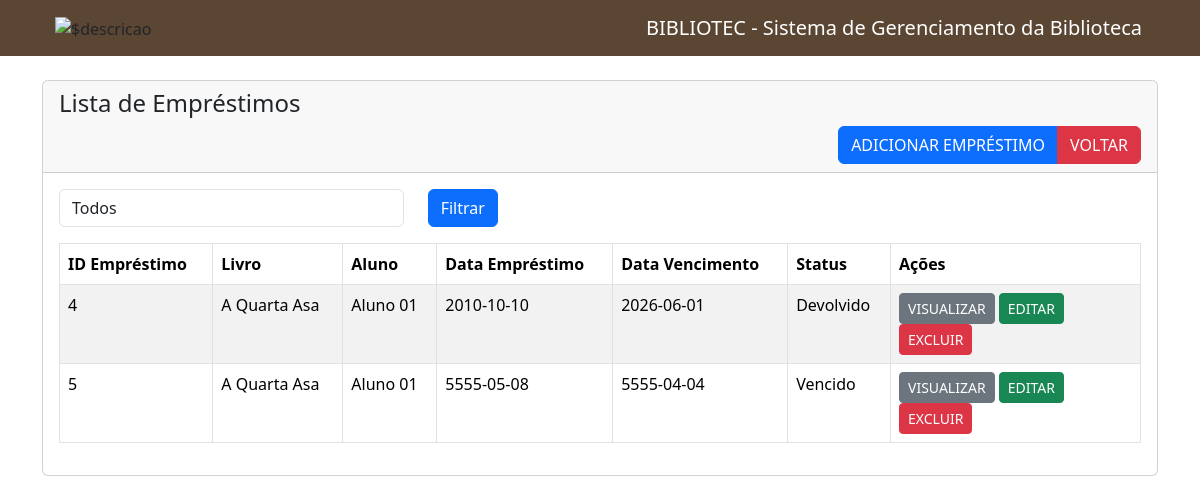
Screenshot of /listaremprestimos.php with the database file from the repository.
### tables this page shows
CREATE TABLE `emprestimos` (
  `id_emprestimos` int(10) NOT NULL,
  `id_aluno` int(11) NOT NULL,
  `id_livro` int(11) NOT NULL,
  `data_emprestimo` date NOT NULL,
  `data_vencimento` date NOT NULL,
  `status` varchar(100) NOT NULL
);

CREATE TABLE `livros` (
  `id_livro` int(11) NOT NULL,
  `titulo` varchar(100) NOT NULL,
  `autor` varchar(100) NOT NULL,
  `genero` varchar(50) NOT NULL,
  `quantidade` int(255) NOT NULL
);

CREATE TABLE `alunos` (
  `id` int(11) NOT NULL,
  `periodo` varchar(20) NOT NULL,
  `nome` varchar(100) NOT NULL,
  `rm` int(10) NOT NULL,
  `turma` varchar(100) NOT NULL,
  `tel` int(20) NOT NULL,
  `email` varchar(100) NOT NULL,
  `cep` int(8) NOT NULL,
  `logra` varchar(100) NOT NULL,
  `numero` varchar(10) NOT NULL,
  `bairro` varchar(60) NOT NULL,
  `cidade` varchar(50) NOT NULL,
  `uf` varchar(25) NOT NULL
);

### listaremprestimos.php (the view, shortened to what this page needs)
<?php
require 'conexao.php';
$sql = "SELECT
    e.id_emprestimos,
    a.nome AS nome_aluno,
    l.titulo AS titulo_livro,
    e.data_emprestimo,
    e.data_vencimento,
    e.status
FROM emprestimos e
INNER JOIN alunos a ON e.id_aluno = a.id
INNER JOIN livros l ON e.id_livro = l.id_livro
WHERE 1=1";
$emprestimos = mysqli_query($conexao, $sql);
?>
<!doctype html>
<html lang="pt-br">
<head>
    <link href="https://cdn.jsdelivr.net/npm/bootstrap@5.3.8/dist/css/bootstrap.min.css" rel="stylesheet">
</head>
<body>
<?php include('navbar.php'); ?>
<div class="container mt-4">
    <div class="card">
        <div class="card-header">
            <h4>Lista de Empréstimos</h4>
                <div class=" btn-group float-end">
                            <a href="criar-emprestimo.php" class="btn btn-primary ">ADICIONAR EMPRÉSTIMO</a>
                            <a href="paginainicial.php" class="btn btn-danger ">VOLTAR</a>
                            </div>
        </div>
        <div class="card-body">
            <form method="GET" class="mb-3">
                <div class="row">
                    <div class="col-md-4">
                        <select name="status" class="form-control">
                            <option value="">Todos</option>
                        </select>
                    </div>
                    <div class="col-md-2">
                        <button type="submit" name="filtrar_emprestimos" class="btn btn-primary">
                            Filtrar
                        </button>
                    </div>
                </div>
            </form>
            <table class="table table-bordered table-striped">
                <thead>
                <tr>
                    <th>ID Empréstimo</th>
                    <th>Livro</th>
                    <th>Aluno</th>
                    <th>Data Empréstimo</th>
                    <th>Data Vencimento</th>
                    <th>Status</th>
                    <th width="250">Ações</th>
                </tr>
                </thead>
                <tbody>
<?php
if (mysqli_num_rows($emprestimos) > 0) {
    foreach ($emprestimos as $emprestimo) {
?>
<tr>
    <td><?= $emprestimo['id_emprestimos']; ?></td>
    <td><?= $emprestimo['titulo_livro']; ?></td>
    <td><?= $emprestimo['nome_aluno']; ?></td>
    <td><?= $emprestimo['data_emprestimo']; ?></td>
    <td><?= $emprestimo['data_vencimento']; ?></td>
    <td><?= $emprestimo['status']; ?></td>
    <td>
        <a href="visualizar-emprestimo.php?id=<?= $emprestimo['id_emprestimos']; ?>"
           class="btn btn-secondary btn-sm">VISUALIZAR</a>
        <a href="editar-emprestimo.php?id=<?= $emprestimo['id_emprestimos']; ?>"
           class="btn btn-success btn-sm">EDITAR</a>
        <form action="acoesdoemprestimo.php" method="POST" class="d-inline">
            <button onclick="return confirm('Tem certeza que deseja excluir?')"
                    type="submit"
                    name="delete_emprestimo"
                    value="<?= $emprestimo['id_emprestimos']; ?>"
                    class="btn btn-danger btn-sm">
                EXCLUIR
            </button>
        </form>
    </td>
</tr>
<?php
    }
} else {
    echo '<tr><td colspan="7">Nenhum empréstimo encontrado!</td></tr>';
}
?>
</tbody>
            </table>
        </div>
    </div>
</div>
</body>
</html>

### rows the page displays
emprestimos: id_emprestimos "4", id_livro.titulo "A Quarta Asa", id_aluno.nome "Aluno 01", data_emprestimo "2010-10-10", data_vencimento "2026-06-01", status "Devolvido"
emprestimos: id_emprestimos "5", id_livro.titulo "A Quarta Asa", id_aluno.nome "Aluno 01", data_emprestimo "5555-05-08", data_vencimento "5555-04-04", status "Vencido"
